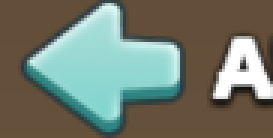
#> input picture gameplay/alliance.png, 91 x 46 px (shown 3 times larger)
$ python -i frequency_stitch.py   (imports and definitions only)
#> lines starting #> are read from the running program, lines starting #| are printed output that depends on the picture
"""
Frequency-Domain Image Stitching Module
========================================
Algorithm: Phase Correlation via FFT (Foroosh et al. / Kuglin-Hines method)

Why Phase Correlation?
----------------------
Phase Correlation is the canonical frequency-domain stitching algorithm. It:
  1. Transforms both images to the frequency domain with 2-D FFT.
  2. Computes the *normalized* cross-power spectrum (phase only, no magnitude).
  3. Applies the inverse FFT – the result is a sharp Dirac-like peak whose
     (row, col) position is the sub-pixel translation offset between the images.
  4. (Optional) A Log-Polar pre-transform handles rotation & scale before step 1.

Compared with spatial `cv2.matchTemplate`, Phase Correlation:
  - Runs in O(N log N) instead of O(N²).
  - Is robust to additive noise, varying illumination and JPEG artefacts.
  - Returns a confidence measure (peak-to-sidelobe ratio, PSR).
  - Is naturally suited to large, overlapping game-screen captures.

Implementation Timeframe
------------------------
Week 1 (Days 1-2): Core algorithm
  - Implement `phase_correlate_match()` – FFT-based offset estimation.
  - Unit-test with synthetic shifted images; verify sub-pixel accuracy.

Week 1 (Days 3-4): Stitcher class
  - Implement `FrequencyDomainStitcher` with multi-image panorama support.
  - Implement `stitch_images_frequency()` for a two-image pipeline.

Week 2 (Days 5-6): Rotation & scale support (optional enhancement)
  - Add Log-Polar pre-transform for full similarity-motion estimation.
  - Add `stitch_with_rotation()` for rotated/scaled frame pairs.

Week 2 (Day 7): Integration & polish
  - Drop-in replacement for `cv2.matchTemplate` calls in `minfar.py`.
  - Benchmark against existing spatial matching; tune PSR threshold.
  - End-to-end test with real gameplay screenshots.

Total estimated effort: ~7 developer-days (one engineer, focused sprint).
"""

import numpy as np
import cv2


# ---------------------------------------------------------------------------
# Core phase-correlation helper
# ---------------------------------------------------------------------------

# [242 lines left out: functions _hann2d, phase_correlate_match, _subpixel_peak, _peak_to_sidelobe_ratio, stitch_images_frequency, _blend_alpha, not called in this run]


# ---------------------------------------------------------------------------
# Multi-image panorama stitcher
# ---------------------------------------------------------------------------

class FrequencyDomainStitcher:
    """
    Incrementally stitch multiple overlapping images into a single panorama
    using Phase Correlation alignment.

    Usage
    -----
    stitcher = FrequencyDomainStitcher(overlap_hint=200, blend_width=64)
    panorama = stitcher.stitch([frame0, frame1, frame2, frame3])
    """

    def __init__(
        self,
        overlap_hint: int | None = None,
        blend_width: int = 64,
        psr_threshold: float = 5.0,
    ) -> None:
        """
        Parameters
        ----------
        overlap_hint : int | None
            Expected overlap in pixels between consecutive images.
        blend_width : int
            Alpha-blend transition width in pixels.
        psr_threshold : float
            Minimum PSR to accept a phase-correlation result as valid.
            Frames below this threshold are skipped with a warning.
        """
        self.overlap_hint = overlap_hint
        self.blend_width = blend_width
        self.psr_threshold = psr_threshold

    def stitch(self, images: list[np.ndarray]) -> np.ndarray:
        """
        Stitch a list of horizontally overlapping images left-to-right.

        Parameters
        ----------
        images : list[np.ndarray]
            Ordered list of BGR or grayscale images with consistent size.

        Returns
        -------
        panorama : np.ndarray
            Stitched panorama image.
        """
        if not images:
            raise ValueError("Image list is empty.")
        if len(images) == 1:
            return images[0].copy()

        panorama = images[0].copy()
        for i, img in enumerate(images[1:], start=1):
            panorama, offset, psr = stitch_images_frequency(
                panorama,
                img,
                overlap_hint=self.overlap_hint,
                blend_width=self.blend_width,
            )
            if psr < self.psr_threshold:
                print(
                    f"[FrequencyDomainStitcher] Warning: low PSR={psr:.1f} at "
                    f"image index {i}. Alignment may be inaccurate."
                )
        return panorama

    # [26 lines left out: function match_template, not called in this run]

>>> import cv2
>>> picture = cv2.imread('gameplay/alliance.png', cv2.IMREAD_GRAYSCALE)
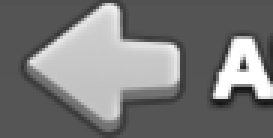
#> picture: shape (46, 91) (shown 3 times larger); min 21, max 255, mean 120.9
>>> result = FrequencyDomainStitcher().stitch(picture)
#> (the run stopped early here; a loop or call above may not have finished)

$ run again, on gameplay/back.png
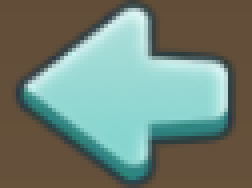
#> input picture gameplay/back.png, 63 x 47 px (shown 4 times larger)
#> `picture = cv2.imread('gameplay/alliance.png', cv2.IMREAD_GRAYSCALE)`:
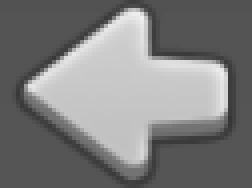
#> picture: shape (47, 63) (shown 4 times larger); min 53, max 240, mean 124.8

$ run again, on gameplay/backpack.png
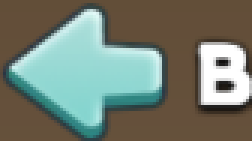
#> input picture gameplay/backpack.png, 84 x 47 px (shown 3 times larger)
#> `picture = cv2.imread('gameplay/alliance.png', cv2.IMREAD_GRAYSCALE)`:
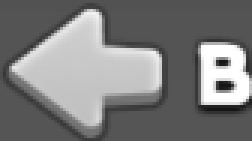
#> picture: shape (47, 84) (shown 3 times larger); min 21, max 255, mean 124.9

$ run again, on gameplay/completed.png
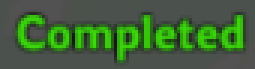
#> input picture gameplay/completed.png, 85 x 23 px (shown 3 times larger)
#> `picture = cv2.imread('gameplay/alliance.png', cv2.IMREAD_GRAYSCALE)`:
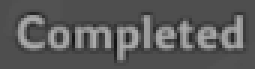
#> picture: shape (23, 85) (shown 3 times larger); min 21, max 172, mean 89.4
